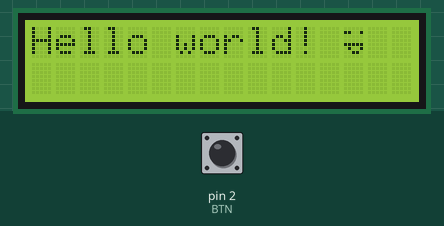
Simulated run of this sketch. Board: Arduino Uno, built with avr-gcc and run on an emulated ATmega328P. Parts: 16×2 character LCD. The test bench sets the inputs (shaded band); at power-on: pin 2 (BTN) LOW.

Above: at 1.2 s.
1.3 s: pin 2 (BTN) pulled HIGH for 0.15 s
At 2.0 s:
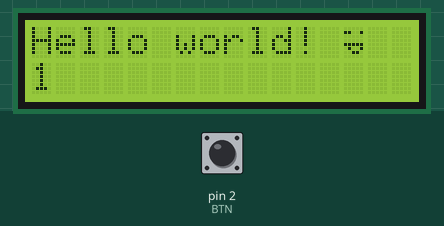
2.9 s: pin 2 (BTN) pulled HIGH for 1 s
At 3.2 s:
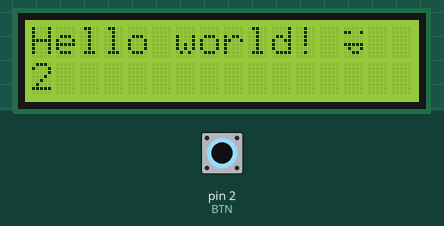
5.4 s: pin 2 (BTN) pulled HIGH for 0.15 s
At 6.3 s:
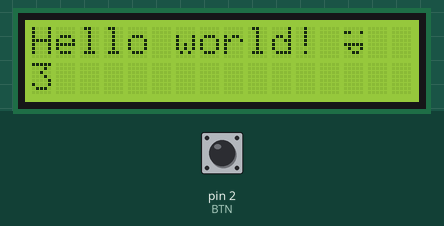
7.0 s: pin 2 (BTN) pulled HIGH for 1 s
At 7.5 s:
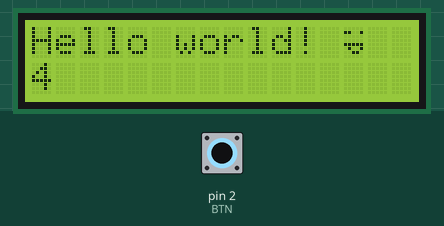
Timing chart, 0 to 10.0 s (numbered marks = the images above; inputs shaded):
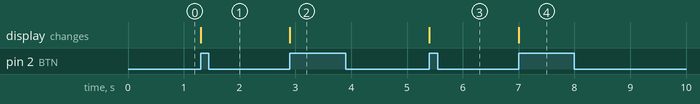

The sketch:

Eksempel4_LCD_Printing.ino
```cpp
#include <LiquidCrystal.h> // Vi indlæser LiquidCrystal biblioteket.

#define RS 3
#define E 4
#define D4 5
#define D5 6
#define D6 7
#define D7 8
// RW til GND
// VSS til GND
// VDD til 5V
// 10k potmeter mellem GND VO og VDD
// A forbindes med en 220 ohms resistor til +5V og en K til GND.

#define BTN 2 // Knappen sidder på pin 2.

//Vores Helt eget tegn:
byte blinkey[8] =
{
  B00000,
  B11001,
  B00000,
  B00000,
  B11111,
  B01001,
  B00110
};

LiquidCrystal lcd(RS, E, D4, D5, D6, D7); // Vi constructer et objekt lcd af typen Liquid Crystal.

unsigned int count = 0; // count er den tællerværdi vi vil skrive ud i sidste ende.
long unsigned int wait = 0; // wait er en timervariabel, der hjælper os med at holde styr på ventetiden for knappen.

void setup() {
  pinMode(BTN, INPUT); // BTN sættes op som input.

  lcd.createChar(0, blinkey); // createChar funktionen bruges til at sætte vores eget tegn op.

  lcd.begin(16, 2); // LCD'et opsættes med 2 linjer, 16 chars.

  lcd.setCursor(0 /*x*/ , 0 /*y*/); // Cursoren for displayet sættes på koordinaterne 0,0.
  lcd.print("Hello world! "); // Vi udskriver Hello World.

  lcd.write(byte(0)); // Vi skriver vores eget tegn.
}

void loop() {
  // Vi behøver kun ændre noget, hvis der trykkes på knappen:
  if (digitalRead(BTN) == HIGH && wait <= (millis() - 100)) //Hvis knappen er høj, og ventetimeren er 100 ms efter systemtimeren.
  {
    wait = millis(); // Ventetimeren opdateres.
    count++; // Count inkrementeres med 1.

    lcd.setCursor(0, 1); // Sæt cursoren ned på den rigtige plads.
    lcd.print(count); // Udskriv count.

    while(digitalRead(BTN) == HIGH); // TRICK! Programmet laver intet i en while-løkke der bare er while(cond);
    delay(50); // Når knappen går ned fra HIGH igen, vent 50ms.
  }
}
```

Measured:
- after the input at 1.3 s, the display: changes at once (image 1)
- after the input at 2.9 s, the display: changes at once (image 2)
- after the input at 5.4 s, the display: changes at once (image 3)
- after the input at 7.0 s, the display: changes at once (image 4)
